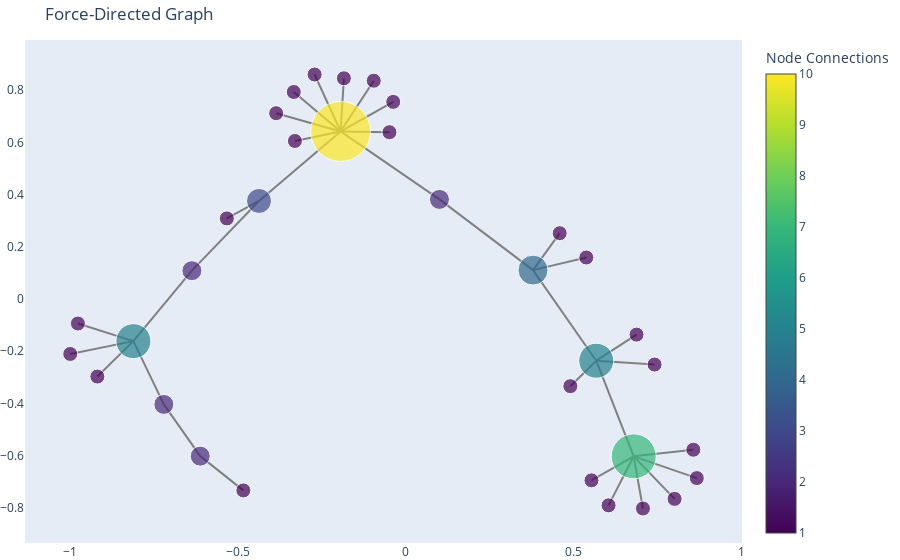

Notebook code for this chart:
### Code cell
import plotly.graph_objects as go
import pandas as pd
import networkx as nx

# Load CSV data
df = pd.read_csv('board_games.csv')

# Create graph from CSV
G = nx.from_pandas_edgelist(df, 'source', 'target', ['value'])

# Get positions for the nodes (force-directed layout)
pos = nx.spring_layout(G)

# Node trace
node_trace = go.Scatter(
    x=[pos[node][0] for node in G.nodes()],
    y=[pos[node][1] for node in G.nodes()],
    mode='markers',
    marker=dict(
        size=[10 + 5 * G.degree[node] for node in G.nodes()],  # Dynamic size based on degree
        color=[G.degree[node] for node in G.nodes()],  # Dynamic color based on degree
        colorscale='Viridis',
        colorbar=dict(title='Node Connections')
    ),
    text=[f"Node: {node}, Degree: {G.degree[node]}" for node in G.nodes()],
    hoverinfo='text'
)

# Edge trace
edge_trace = go.Scatter(
    x=[],
    y=[],
    line=dict(width=2, color='gray'),  # Constant line width
    hoverinfo='none',
    mode='lines'
)

# Add edge positions based on the 'value' column
for edge in G.edges(data=True):
    x0, y0 = pos[edge[0]]
    x1, y1 = pos[edge[1]]
    edge_trace['x'] += (x0, x1, None)
    edge_trace['y'] += (y0, y1, None)

# Create the figure
fig = go.Figure(data=[edge_trace, node_trace],
                layout=go.Layout(
                    title='Force-Directed Graph',
                    showlegend=False,
                    hovermode='closest',
                    margin=dict(b=0, l=0, r=0, t=40),
                    xaxis=dict(showgrid=False, zeroline=False),
                    yaxis=dict(showgrid=False, zeroline=False))
                )

# Show the figure
fig.show()

### Figure 1 — Plotly figure (JSON) as saved in the notebook; plotly's stock layout.template omitted (floating-point values rounded to 4 significant figures)
{"data": [{"hoverinfo": "none", "line": {"color": "gray", "width": 2}, "mode": "lines", "type": "scatter", "x": [-0.8118, -0.7212, null, -0.8118, -0.6376, null, -0.8118, -0.9192, null, -0.8118, -0.9771, null, -0.8118, -1, null, -0.7212, -0.6127, null, -0.6376, -0.4377, null, 0.3786, 0.5373, null, 0.3786, 0.09985, null, 0.3786, 0.458, null, 0.3786, 0.5669, null, 0.09985, -0.1946, null, -0.4377, -0.5335, null, -0.4377, -0.1946, null, 0.5669, 0.6868, null, 0.5669, 0.4898, null, 0.5669, 0.7405, null, 0.5669, 0.6784, null, 0.6784, 0.706, null, 0.6784, 0.8663, null, 0.6784, 0.8002, null, 0.6784, 0.6036, null, 0.6784, 0.5527, null, 0.6784, 0.8561, null, -0.1946, -0.3866, null, -0.1946, -0.09588, null, -0.1946, -0.04917, null, -0.1946, -0.3341, null, -0.1946, -0.3307, null, -0.1946, -0.1848, null, -0.1946, -0.03789, null, -0.1946, -0.272, null, -0.6127, -0.4843, null], "y": [-0.1615, -0.4039, null, -0.1615, 0.1083, null, -0.1615, -0.2972, null, -0.1615, -0.0941, null, -0.1615, -0.2106, null, -0.4039, -0.6021, null, 0.1083, 0.3755, null, 0.1105, 0.1588, null, 0.1105, 0.3813, null, 0.1105, 0.252, null, 0.1105, -0.2365, null, 0.3813, 0.6418, null, 0.3755, 0.3085, null, 0.3755, 0.6418, null, -0.2365, -0.1366, null, -0.2365, -0.3341, null, -0.2365, -0.2513, null, -0.2365, -0.6028, null, -0.6028, -0.8026, null, -0.6028, -0.6861, null, -0.6028, -0.7658, null, -0.6028, -0.7906, null, -0.6028, -0.6949, null, -0.6028, -0.5775, null, 0.6418, 0.7116, null, 0.6418, 0.8361, null, 0.6418, 0.6388, null, 0.6418, 0.793, null, 0.6418, 0.6053, null, 0.6418, 0.8454, null, 0.6418, 0.755, null, 0.6418, 0.8598, null, -0.6021, -0.7333, null]}, {"hoverinfo": "text", "marker": {"color": [5, 2, 2, 4, 1, 2, 1, 1, 3, 1, 5, 1, 1, 7, 1, 1, 1, 1, 1, 10, 1, 1, 1, 1, 1, 1, 1, 1, 1, 1, 2, 1, 1, 1], "colorbar": {"title": {"text": "Node Connections"}}, "colorscale": [[0, "#440154"], [0.1111, "#482878"], [0.2222, "#3e4989"], [0.3333, "#31688e"], [0.4444, "#26828e"], [0.5556, "#1f9e89"], [0.6667, "#35b779"], [0.7778, "#6ece58"], [0.8889, "#b5de2b"], [1, "#fde725"]], "size": [35, 20, 20, 30, 15, 20, 15, 15, 25, 15, 35, 15, 15, 45, 15, 15, 15, 15, 15, 60, 15, 15, 15, 15, 15, 15, 15, 15, 15, 15, 20, 15, 15, 15]}, "mode": "markers", "text": ["Node: Dork Tower, Degree: 5", "Node: Nur Peanuts, Degree: 2", "Node: Hepta, Degree: 2", "Node: Snake Pit, Degree: 4", "Node: Lucky Captain, Degree: 1", "Node: Alien Wars, Degree: 2", "Node: Full Moon Jacket, Degree: 1", "Node: Crystal Faire, Degree: 1", "Node: Buffy the Vampire Slayer, Degree: 3", "Node: Twixt, Degree: 1", "Node: Abduction, Degree: 5", "Node: Leipzig, Degree: 1", "Node: Astro Drive, Degree: 1", "Node: Histrio, Degree: 7", "Node: Guardians Call, Degree: 1", "Node: Showdown Yahtzee, Degree: 1", "Node: Formissimo, Degree: 1", "Node: Isolation, Degree: 1", "Node: The Circle, Degree: 1", "Node: Fourth Dimension, Degree: 10", "Node: Witty Pong, Degree: 1", "Node: Lumberjack, Degree: 1", "Node: Guildes, Degree: 1", "Node: Shabadabada, Degree: 1", "Node: Minotaur Lords, Degree: 1", "Node: New Mastermind, Degree: 1", "Node: Mukden, Degree: 1", "Node: ElemenZ, Degree: 1", "Node: Space Pioneers, Degree: 1", "Node: Bookmaker, Degree: 1", "Node: Escape from New York, Degree: 2", "Node: Tyranid Attack, Degree: 1", "Node: Merchants of Muziris, Degree: 1", "Node: Tataraba and Forest, Degree: 1"], "type": "scatter", "x": [-0.8118, -0.7212, -0.6376, 0.3786, 0.5373, 0.09985, 0.458, -0.9192, -0.4377, -0.5335, 0.5669, 0.6868, -0.9771, 0.6784, 0.706, 0.4898, 0.8663, 0.7405, -1, -0.1946, -0.3866, -0.09588, -0.04917, 0.8002, -0.3341, -0.3307, 0.6036, -0.1848, -0.03789, -0.272, -0.6127, -0.4843, 0.5527, 0.8561], "y": [-0.1615, -0.4039, 0.1083, 0.1105, 0.1588, 0.3813, 0.252, -0.2972, 0.3755, 0.3085, -0.2365, -0.1366, -0.0941, -0.6028, -0.8026, -0.3341, -0.6861, -0.2513, -0.2106, 0.6418, 0.7116, 0.8361, 0.6388, -0.7658, 0.793, 0.6053, -0.7906, 0.8454, 0.755, 0.8598, -0.6021, -0.7333, -0.6949, -0.5775]}], "layout": {"hovermode": "closest", "margin": {"b": 0, "l": 0, "r": 0, "t": 40}, "showlegend": false, "title": {"text": "Force-Directed Graph"}, "xaxis": {"showgrid": false, "zeroline": false}, "yaxis": {"showgrid": false, "zeroline": false}}}
